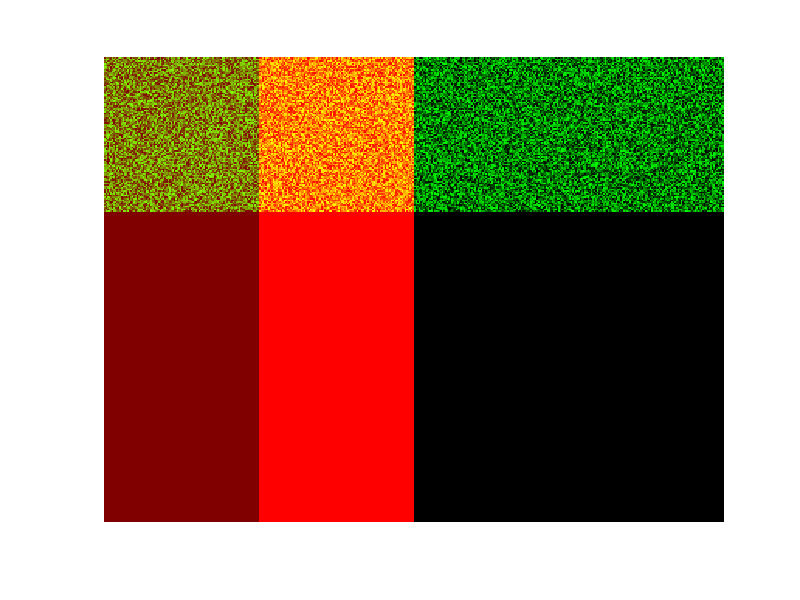

Reproduce this figure in MATLAB.
image=zeros(300,400,3); %initialize
 image(:,1:100,1)=0.5;   %Red (dark red)
 image(:,101:200,1)=1;   %Red (maximum value)
 image(1:100,:,2)=rand(100,400);  %Green
 figure, imshow(image)